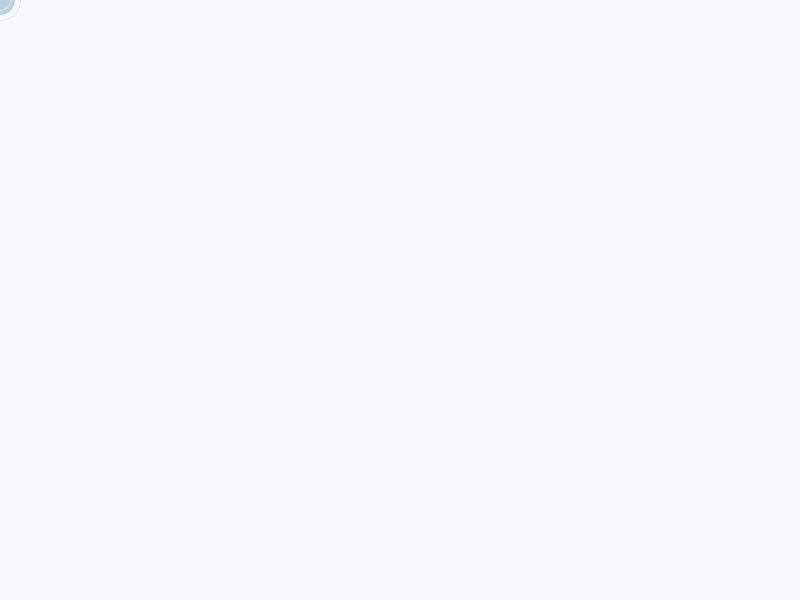
Frame 1 (no input)
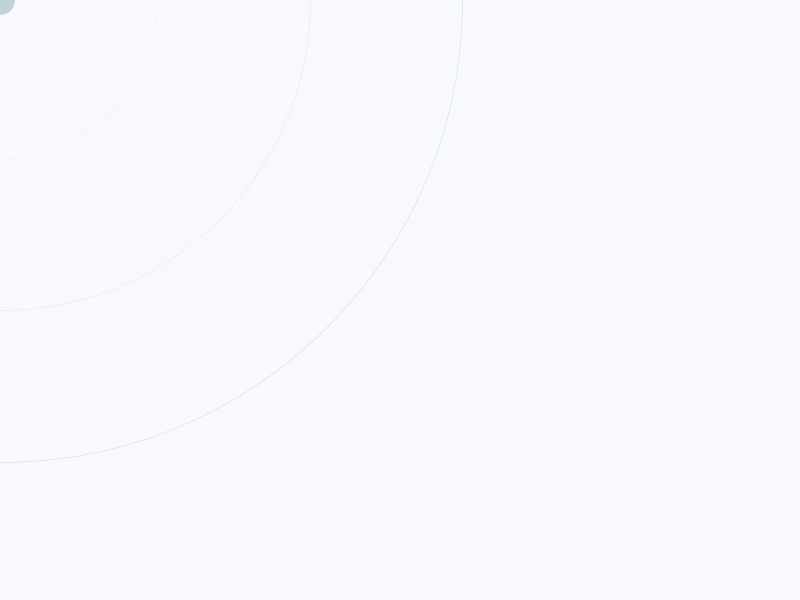
Frame 60 (the mouse pressed at the canvas centre just before this capture)
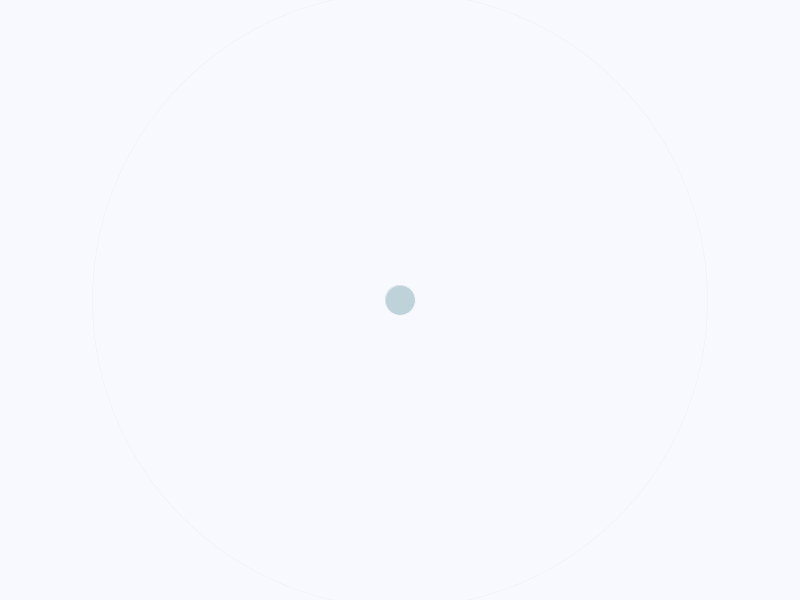
Frame 120 (the mouse held since frame 60 and released just before this capture)

The Processing sketch that drew these frames (run headless with seeded random() and noise(); from frame 60 on, the mouse is pressed at the canvas centre):

// Processing sketch: processing_45347
// ── processing_45347.pde

float x = 25;
float y = 25;
float x2 = 20;
float y2 = 20;
float x3 = 15;
float y3 = 15;
float sw = 0.5;

void setup(){
  size(800, 600);
  noStroke();
  smooth();
}

void draw(){ 
  background(#F7F9FE);
  frameRate(20);
  
  fill(#BED2D9); 
  ellipse(pmouseX, pmouseY, 30, 30); // center circle
  
  //
  noFill();
  strokeWeight(sw);
  
  // increasing variables
  x += 15;
  y += 15;
  x2 += 10;
  y2 += 10;
  x3 += 5;
  y3 += 5;

  
  //
  stroke(#CBDBE0);
  ellipse(pmouseX, pmouseY, x, y);
  
  stroke(#DCE8EB);
  ellipse(pmouseX, pmouseY, x2, y2);
  
  stroke(#ECF1F2);
  ellipse(pmouseX, pmouseY, x3, y3);
}

void mouseClicked(){
  x = 0;
  y = 0;
  x2 = 0;
  y2 = 0;
  x3 = 0;
  y3 = 0;
  
  sw += 5;
}
